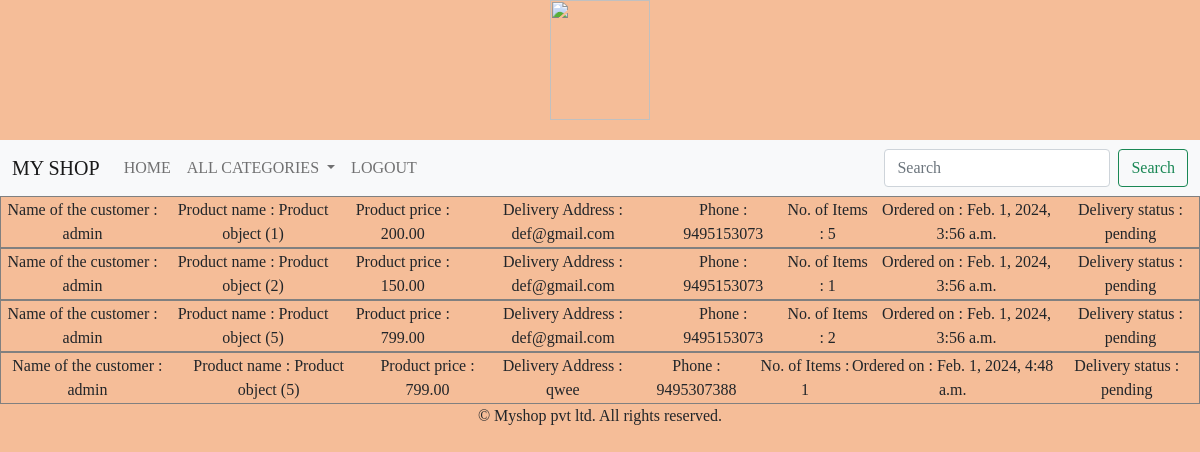
/cart/orderview (signed in), run on the app's committed database.
### cart/models.py (models this page shows, shortened)
class Order(models.Model):
    user=models.ForeignKey(User,on_delete=models.CASCADE)
    product=models.ForeignKey(Product,on_delete=models.CASCADE)
    no_of_items=models.IntegerField()
    address=models.TextField()
    phone=models.IntegerField()
    ordered_date=models.DateTimeField(auto_now_add=True)
    order_status=models.CharField(max_length=20,default="pending")
    delivery_status=models.CharField(max_length=20,default="pending")

### shop/models.py (models this page shows, shortened)
class Product(models.Model):
    name=models.CharField(max_length=20)
    desc = models.TextField()
    image = models.ImageField(upload_to="images/category", null=True, blank=True)
    price=models.DecimalField(max_digits=10,decimal_places=2)
    category=models.ForeignKey(Category,on_delete=models.CASCADE)
    stock=models.IntegerField()
    available = models.BooleanField(default=True)
    created = models.DateTimeField(auto_now_add=True)
    updated = models.DateTimeField(auto_now=True)

### cart/views.py (the view)
# urls.py: path('orderview',views.orderview,name="orderview"),
@login_required
def orderview(request):
    u=request.user
    o=Order.objects.filter(user=u)
    return render(request,"orderview.html",{'o':o,'u':u.username})

### cart/context_processors.py (called while the page is built)
def total(request):
    item_count=0
    if request.user:
        u=request.user
        try:
            cart=Cart.objects.filter(user=u)
            for i in cart:
                item_count += i.quantity
        except:
            item_count=0
    return{'count':item_count}

### shop/context_processors.py (called while the page is built)
def menu_links(requet):
    c=Category.objects.all()
    return{"links":c}

### templates/orderview.html
{% extends 'base.html' %}
{% load static %}
{% block content %}
{% for i in o %}
<table border="1" style="text-align: center;">
    <tr>
    <td> Name of the customer : {{u}}</td>
    <td> Product name : {{i.product}}</td>
    <td> Product price : {{i.product.price}}</td>
    <td> Delivery Address : {{i.address}}</td>
    <td> Phone : {{i.phone}}</td>
    <td> No. of Items : {{i.no_of_items}}</td>
    <td> Ordered on : {{i.ordered_date}}</td>
    <td> Delivery status : {{i.delivery_status}}</td>
    </tr>
</table>
{% endfor %}
{% endblock %}

### static/css/style.css (style rules this page uses)
body { font-family: 'Playfair Display', serif; }

### data on the page
Order: product "Product object (1)", product.price "200.00", address "def@gmail.com", phone "9495153073", no_of_items "5", ordered_date "Feb. 1, 2024, 3:56 a.m.", delivery_status "pending"
Order: product "Product object (2)", product.price "150.00", address "def@gmail.com", phone "9495153073", no_of_items "1", ordered_date "Feb. 1, 2024, 3:56 a.m.", delivery_status "pending"
Order: product "Product object (5)", product.price "799.00", address "def@gmail.com", phone "9495153073", no_of_items "2", ordered_date "Feb. 1, 2024, 3:56 a.m.", delivery_status "pending"
Order: product "Product object (5)", product.price "799.00", address "qwee", phone "9495307388", no_of_items "1", ordered_date "Feb. 1, 2024, 4:48 a.m.", delivery_status "pending"

### other printed values
{{ u }} "admin"
